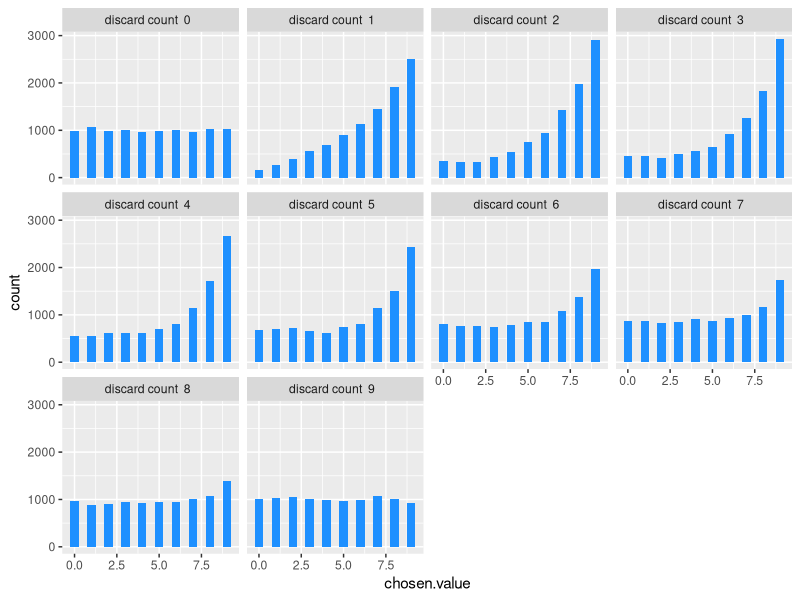

This chart was generated by the following R code:
require(reshape2)
require(ggplot2)

#User Inputs

  #simulate n times
  iterations <- 10000
  
  #discard counts that we want to go through.  0 to 9
  discards <- c(0:9)



#Function with simulates picking jewels as per the rules
simulateJewelPicking <- function(discardCount){
  #Get 10 random jewels
  jewelValues <- sample(0:9, 10, replace=T)
  jewelIDs <- 0:9
  jewels <- data.frame(jewelIDs, jewelValues)
  colnames(jewels) <- c('ID', 'value')
  
  
  #Look at and discard jewels, up to the discard count
  #Record the highest value seen
  #Record the current row we are on
  highestSeen <- -1
  rowIndex <- discardCount + 1
  if (discardCount > 0) {
    for (i in 1:discardCount) {
      currentValue <- jewels[i,2]
      rowIndex <- i + 1
      #print(paste('current value', currentValue, sep=' '))
      if (currentValue > highestSeen)
      {
        highestSeen <- currentValue
      }
    }
  }
  
  #print(paste('highest seen ' , highestSeen, sep=" "))
  
  #get a data frame of all jewels we have not look at yet
  leftOvers <- jewels[rowIndex:10,]
  leftOvers <- subset(leftOvers, leftOvers$value > highestSeen)
  
  #if there are no other jewels high than the last highest seen
  #the chosen jewel is the last jewel
  winner <- if (nrow(leftOvers) == 0) {
    jewels[10,2]
  } else {
    leftOvers[1,2]
  }
  
  
  #print(paste('chosen number ', as.character(winner), sep = ' '))


  return(winner)
}

#simulates picking jewels multiple times
simulateMultiplePickings <- function(discardCount, iterationCount){
  return(replicate(iterationCount, simulateJewelPicking(discardCount)))
}

#run a simulation against each discard scenario the same number of times
#get back a matrix
matrixSims <- mapply(simulateMultiplePickings, iterationCount=iterations, discardCount=discards)

#turn that matrix into a data frame
#each column represents a discard scenario
dfSims <- as.data.frame(matrixSims)
colnames(dfSims) <- discards

#Melt the data frame
meltSims <- melt(dfSims)
colnames(meltSims) <- c('discard.count', 'chosen.value')
meltSims$discard.count <- paste('discard count ', meltSims$discard.count, ' ') 

head(meltSims)

myPlot <- ggplot(meltSims, aes(x=chosen.value)) +
geom_histogram(binwidth=.5, fill='dodgerblue') +
facet_wrap(~ discard.count)

myPlot

